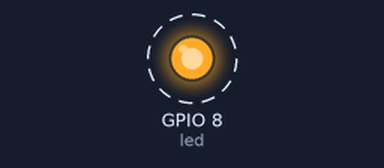
This program was run on a simulated ESP32 board running MicroPython. Parts: output pins drawn as LEDs (lit = HIGH). Dashed ring = blinking. What the program prints to the serial console is not drawn.

Above: at 0.5 s.
Timing chart, 0 to 4.6 s (numbered marks = the images above):
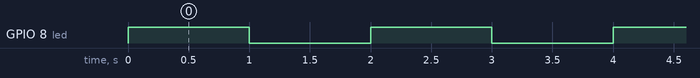

Measured:
- by itself, GPIO 8 (led): alternates HIGH for 1.0 s and LOW for 1.0 s

The program:

LED_blink.py
```python
import machine
import time

led = machine.Pin(8,machine.Pin.OUT) #object for LED pin

while True:
    try:
        led.value(not led.value())
        print ("LED is on" if led.value() else "LED is off")
        time.sleep(1)
    except KeyboardInterrupt:
        print("Exit")
        break
```
